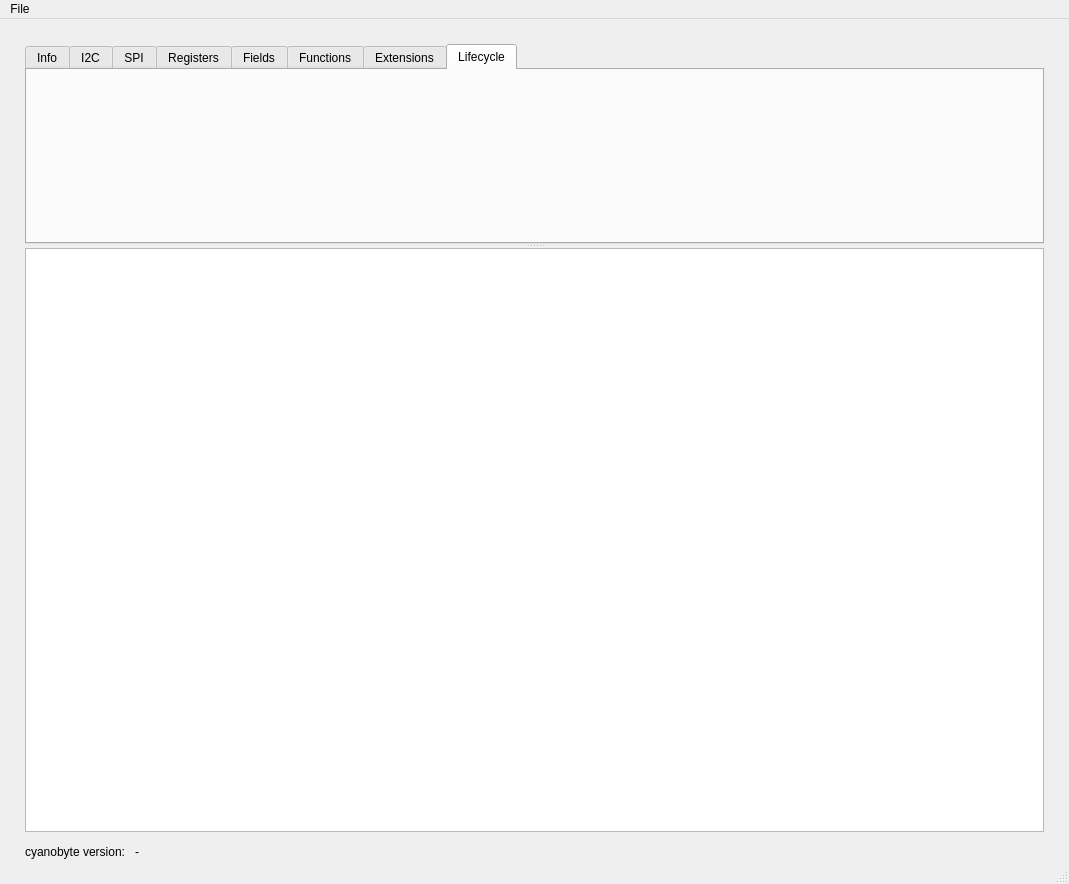
<?xml version="1.0" encoding="UTF-8"?>
<ui version="4.0">
 <class>MainWindow</class>
 <widget class="QMainWindow" name="MainWindow">
  <property name="geometry">
   <rect>
    <x>0</x>
    <y>0</y>
    <width>1069</width>
    <height>884</height>
   </rect>
  </property>
  <property name="windowTitle">
   <string>MainWindow</string>
  </property>
  <widget class="QWidget" name="centralwidget">
   <layout class="QVBoxLayout" name="verticalLayout_2" stretch="1,0">
    <property name="spacing">
     <number>10</number>
    </property>
    <property name="leftMargin">
     <number>25</number>
    </property>
    <property name="topMargin">
     <number>25</number>
    </property>
    <property name="rightMargin">
     <number>25</number>
    </property>
    <property name="bottomMargin">
     <number>0</number>
    </property>
    <item>
     <widget class="QSplitter" name="splitter">
      <property name="frameShape">
       <enum>QFrame::NoFrame</enum>
      </property>
      <property name="orientation">
       <enum>Qt::Vertical</enum>
      </property>
      <property name="opaqueResize">
       <bool>true</bool>
      </property>
      <property name="childrenCollapsible">
       <bool>false</bool>
      </property>
      <widget class="QTabWidget" name="tabWidget">
       <property name="minimumSize">
        <size>
         <width>0</width>
         <height>200</height>
        </size>
       </property>
       <property name="currentIndex">
        <number>7</number>
       </property>
       <widget class="QWidget" name="Info">
        <attribute name="title">
         <string>Info</string>
        </attribute>
       </widget>
       <widget class="QWidget" name="I2C">
        <attribute name="title">
         <string>I2C</string>
        </attribute>
       </widget>
       <widget class="QWidget" name="SPI">
        <attribute name="title">
         <string>SPI</string>
        </attribute>
       </widget>
       <widget class="QWidget" name="Registers">
        <attribute name="title">
         <string>Registers</string>
        </attribute>
       </widget>
       <widget class="QWidget" name="Fields">
        <attribute name="title">
         <string>Fields</string>
        </attribute>
       </widget>
       <widget class="QWidget" name="Functions">
        <attribute name="title">
         <string>Functions</string>
        </attribute>
       </widget>
       <widget class="QWidget" name="Extensions">
        <attribute name="title">
         <string>Extensions</string>
        </attribute>
       </widget>
       <widget class="QWidget" name="Lifecycle">
        <attribute name="title">
         <string>Lifecycle</string>
        </attribute>
       </widget>
      </widget>
      <widget class="QPlainTextEdit" name="log">
       <property name="maximumSize">
        <size>
         <width>16777215</width>
         <height>16777215</height>
        </size>
       </property>
       <property name="readOnly">
        <bool>true</bool>
       </property>
      </widget>
     </widget>
    </item>
    <item>
     <layout class="QHBoxLayout" name="horizontalLayout">
      <item>
       <widget class="QLabel" name="label_2">
        <property name="text">
         <string>cyanobyte version:</string>
        </property>
       </widget>
      </item>
      <item>
       <widget class="QLabel" name="cyanobyteVersion">
        <property name="text">
         <string>-</string>
        </property>
       </widget>
      </item>
      <item>
       <spacer name="horizontalSpacer">
        <property name="orientation">
         <enum>Qt::Horizontal</enum>
        </property>
        <property name="sizeHint" stdset="0">
         <size>
          <width>40</width>
          <height>20</height>
         </size>
        </property>
       </spacer>
      </item>
     </layout>
    </item>
   </layout>
  </widget>
  <widget class="QMenuBar" name="menubar">
   <property name="geometry">
    <rect>
     <x>0</x>
     <y>0</y>
     <width>1069</width>
     <height>21</height>
    </rect>
   </property>
   <widget class="QMenu" name="menuFile">
    <property name="title">
     <string>File</string>
    </property>
    <addaction name="actionOpen"/>
    <addaction name="actionSave"/>
    <addaction name="actionSave_As"/>
   </widget>
   <addaction name="menuFile"/>
  </widget>
  <widget class="QStatusBar" name="statusbar"/>
  <action name="actionOpen">
   <property name="text">
    <string>Open</string>
   </property>
  </action>
  <action name="actionSave">
   <property name="text">
    <string>Save</string>
   </property>
  </action>
  <action name="actionSave_As">
   <property name="text">
    <string>Save As</string>
   </property>
  </action>
 </widget>
 <resources/>
 <connections/>
</ui>
